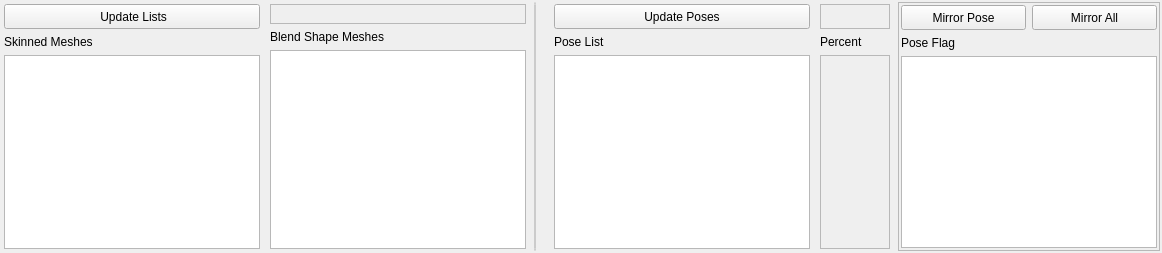
               <widget class="QFrame" name="edit_bs_main_frame">
                <property name="frameShape">
                 <enum>QFrame::NoFrame</enum>
                </property>
                <property name="frameShadow">
                 <enum>QFrame::Raised</enum>
                </property>
                <layout class="QHBoxLayout" name="horizontalLayout_9">
                 <property name="leftMargin">
                  <number>2</number>
                 </property>
                 <property name="topMargin">
                  <number>2</number>
                 </property>
                 <property name="rightMargin">
                  <number>2</number>
                 </property>
                 <property name="bottomMargin">
                  <number>2</number>
                 </property>
                 <item>
                  <widget class="QFrame" name="update_bs_list_pushB_frame">
                   <property name="frameShape">
                    <enum>QFrame::NoFrame</enum>
                   </property>
                   <property name="frameShadow">
                    <enum>QFrame::Raised</enum>
                   </property>
                   <layout class="QVBoxLayout" name="verticalLayout_15">
                    <property name="leftMargin">
                     <number>2</number>
                    </property>
                    <property name="topMargin">
                     <number>2</number>
                    </property>
                    <property name="rightMargin">
                     <number>2</number>
                    </property>
                    <property name="bottomMargin">
                     <number>2</number>
                    </property>
                    <item>
                     <widget class="QPushButton" name="update_bs_list_pushButton">
                      <property name="minimumSize">
                       <size>
                        <width>0</width>
                        <height>25</height>
                       </size>
                      </property>
                      <property name="maximumSize">
                       <size>
                        <width>16777215</width>
                        <height>25</height>
                       </size>
                      </property>
                      <property name="text">
                       <string> Update Lists</string>
                      </property>
                      <property name="checkable">
                       <bool>false</bool>
                      </property>
                     </widget>
                    </item>
                    <item>
                     <widget class="QLabel" name="skin_list_label">
                      <property name="text">
                       <string>Skinned Meshes</string>
                      </property>
                     </widget>
                    </item>
                    <item>
                     <widget class="QListWidget" name="skin_list_listWidget">
                      <property name="sizePolicy">
                       <sizepolicy hsizetype="Preferred" vsizetype="Expanding">
                        <horstretch>0</horstretch>
                        <verstretch>0</verstretch>
                       </sizepolicy>
                      </property>
                      <property name="minimumSize">
                       <size>
                        <width>150</width>
                        <height>0</height>
                       </size>
                      </property>
                     </widget>
                    </item>
                   </layout>
                  </widget>
                 </item>
                 <item>
                  <widget class="QFrame" name="bs_list_frame">
                   <property name="frameShape">
                    <enum>QFrame::NoFrame</enum>
                   </property>
                   <property name="frameShadow">
                    <enum>QFrame::Raised</enum>
                   </property>
                   <layout class="QVBoxLayout" name="verticalLayout_14">
                    <property name="leftMargin">
                     <number>2</number>
                    </property>
                    <property name="topMargin">
                     <number>2</number>
                    </property>
                    <property name="rightMargin">
                     <number>2</number>
                    </property>
                    <property name="bottomMargin">
                     <number>2</number>
                    </property>
                    <item>
                     <widget class="QFrame" name="updates_empty_meshes_frame">
                      <property name="minimumSize">
                       <size>
                        <width>0</width>
                        <height>20</height>
                       </size>
                      </property>
                      <property name="frameShape">
                       <enum>QFrame::StyledPanel</enum>
                      </property>
                      <property name="frameShadow">
                       <enum>QFrame::Raised</enum>
                      </property>
                     </widget>
                    </item>
                    <item>
                     <widget class="QLabel" name="bs_list_label">
                      <property name="text">
                       <string>Blend Shape Meshes</string>
                      </property>
                     </widget>
                    </item>
                    <item>
                     <widget class="QListWidget" name="bs_list_listWidget">
                      <property name="sizePolicy">
                       <sizepolicy hsizetype="Preferred" vsizetype="Expanding">
                        <horstretch>0</horstretch>
                        <verstretch>0</verstretch>
                       </sizepolicy>
                      </property>
                      <property name="minimumSize">
                       <size>
                        <width>210</width>
                        <height>0</height>
                       </size>
                      </property>
                     </widget>
                    </item>
                   </layout>
                  </widget>
                 </item>
                 <item>
                  <widget class="QPushButton" name="edit_divider_pushButton">
                   <property name="enabled">
                    <bool>false</bool>
                   </property>
                   <property name="sizePolicy">
                    <sizepolicy hsizetype="Fixed" vsizetype="Expanding">
                     <horstretch>0</horstretch>
                     <verstretch>0</verstretch>
                    </sizepolicy>
                   </property>
                   <property name="minimumSize">
                    <size>
                     <width>2</width>
                     <height>0</height>
                    </size>
                   </property>
                   <property name="maximumSize">
                    <size>
                     <width>2</width>
                     <height>16777215</height>
                    </size>
                   </property>
                   <property name="text">
                    <string/>
                   </property>
                  </widget>
                 </item>
                 <item>
                  <widget class="QFrame" name="update_poses_frame">
                   <property name="frameShape">
                    <enum>QFrame::NoFrame</enum>
                   </property>
                   <property name="frameShadow">
                    <enum>QFrame::Raised</enum>
                   </property>
                   <layout class="QVBoxLayout" name="verticalLayout_16">
                    <property name="leftMargin">
                     <number>2</number>
                    </property>
                    <property name="topMargin">
                     <number>2</number>
                    </property>
                    <property name="rightMargin">
                     <number>2</number>
                    </property>
                    <property name="bottomMargin">
                     <number>2</number>
                    </property>
                   </layout>
                  </widget>
                 </item>
                 <item>
                  <widget class="QFrame" name="update_poses_list_frame">
                   <property name="frameShape">
                    <enum>QFrame::NoFrame</enum>
                   </property>
                   <property name="frameShadow">
                    <enum>QFrame::Raised</enum>
                   </property>
                   <layout class="QVBoxLayout" name="verticalLayout_17">
                    <property name="leftMargin">
                     <number>2</number>
                    </property>
                    <property name="topMargin">
                     <number>2</number>
                    </property>
                    <property name="rightMargin">
                     <number>2</number>
                    </property>
                    <property name="bottomMargin">
                     <number>2</number>
                    </property>
                    <item>
                     <widget class="QPushButton" name="update_poses_pushButton">
                      <property name="minimumSize">
                       <size>
                        <width>0</width>
                        <height>25</height>
                       </size>
                      </property>
                      <property name="maximumSize">
                       <size>
                        <width>16777215</width>
                        <height>25</height>
                       </size>
                      </property>
                      <property name="text">
                       <string> Update Poses </string>
                      </property>
                     </widget>
                    </item>
                    <item>
                     <widget class="QLabel" name="update_poses_list_label">
                      <property name="text">
                       <string>Pose List</string>
                      </property>
                     </widget>
                    </item>
                    <item>
                     <widget class="QListWidget" name="pose_list_listWidget">
                      <property name="minimumSize">
                       <size>
                        <width>110</width>
                        <height>0</height>
                       </size>
                      </property>
                     </widget>
                    </item>
                   </layout>
                  </widget>
                 </item>
                 <item>
                  <widget class="QFrame" name="edit_percent_frame">
                   <property name="frameShape">
                    <enum>QFrame::NoFrame</enum>
                   </property>
                   <property name="frameShadow">
                    <enum>QFrame::Raised</enum>
                   </property>
                   <layout class="QVBoxLayout" name="verticalLayout_18">
                    <property name="leftMargin">
                     <number>2</number>
                    </property>
                    <property name="topMargin">
                     <number>2</number>
                    </property>
                    <property name="rightMargin">
                     <number>2</number>
                    </property>
                    <property name="bottomMargin">
                     <number>2</number>
                    </property>
                    <item>
                     <widget class="QFrame" name="updates_empty_poses_frame">
                      <property name="minimumSize">
                       <size>
                        <width>0</width>
                        <height>25</height>
                       </size>
                      </property>
                      <property name="frameShape">
                       <enum>QFrame::StyledPanel</enum>
                      </property>
                      <property name="frameShadow">
                       <enum>QFrame::Raised</enum>
                      </property>
                     </widget>
                    </item>
                    <item>
                     <widget class="QLabel" name="edit_percent_label">
                      <property name="text">
                       <string>Percent</string>
                      </property>
                     </widget>
                    </item>
                    <item>
                     <widget class="QListWidget" name="edit_percent_listWidget">
                      <property name="enabled">
                       <bool>false</bool>
                      </property>
                      <property name="minimumSize">
                       <size>
                        <width>60</width>
                        <height>0</height>
                       </size>
                      </property>
                      <property name="maximumSize">
                       <size>
                        <width>70</width>
                        <height>16777215</height>
                       </size>
                      </property>
                     </widget>
                    </item>
                   </layout>
                  </widget>
                 </item>
                 <item>
                  <widget class="QFrame" name="pose_flag_frame">
                   <property name="frameShape">
                    <enum>QFrame::StyledPanel</enum>
                   </property>
                   <property name="frameShadow">
                    <enum>QFrame::Raised</enum>
                   </property>
                   <layout class="QVBoxLayout" name="verticalLayout_23">
                    <property name="leftMargin">
                     <number>2</number>
                    </property>
                    <property name="topMargin">
                     <number>2</number>
                    </property>
                    <property name="rightMargin">
                     <number>2</number>
                    </property>
                    <property name="bottomMargin">
                     <number>2</number>
                    </property>
                    <item>
                     <layout class="QHBoxLayout" name="horizontalLayout_18">
                      <item>
                       <widget class="QPushButton" name="mirror_pose_pushButton">
                        <property name="minimumSize">
                         <size>
                          <width>0</width>
                          <height>25</height>
                         </size>
                        </property>
                        <property name="toolTip">
                         <string>Mirror selected pose to opposite side</string>
                        </property>
                        <property name="text">
                         <string> Mirror Pose </string>
                        </property>
                       </widget>
                      </item>
                      <item>
                       <widget class="QPushButton" name="mirror_all_poses_pushButton">
                        <property name="minimumSize">
                         <size>
                          <width>0</width>
                          <height>25</height>
                         </size>
                        </property>
                        <property name="toolTip">
                         <string>Mirror all left side poses to the right</string>
                        </property>
                        <property name="text">
                         <string>Mirror All</string>
                        </property>
                       </widget>
                      </item>
                     </layout>
                    </item>
                    <item>
                     <widget class="QLabel" name="pose_flags_label">
                      <property name="text">
                       <string>Pose Flag</string>
                      </property>
                     </widget>
                    </item>
                    <item>
                     <widget class="QListWidget" name="pose_flag_listWidget">
                      <property name="enabled">
                       <bool>true</bool>
                      </property>
                      <property name="minimumSize">
                       <size>
                        <width>90</width>
                        <height>0</height>
                       </size>
                      </property>
                      <property name="maximumSize">
                       <size>
                        <width>16777215</width>
                        <height>16777215</height>
                       </size>
                      </property>
                     </widget>
                    </item>
                   </layout>
                  </widget>
                 </item>
                </layout>
               </widget>
